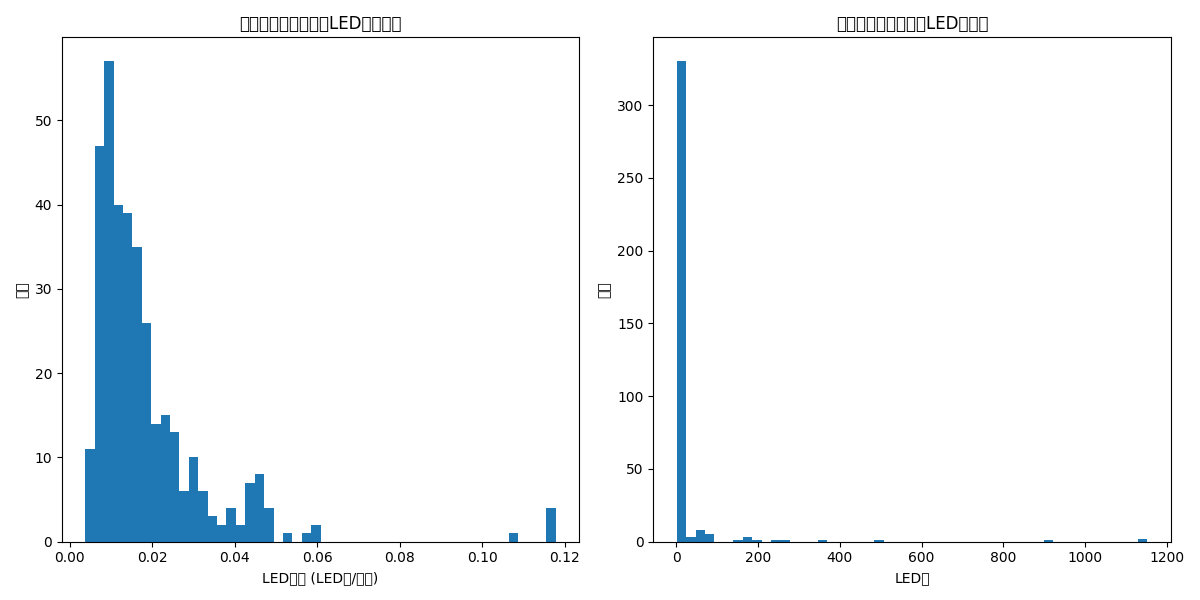
#> input picture server/app/services/led_database/improved_models/excluded_data_analysis.png, 1200 x 600 px
$ python -i background_removal_service.py   (imports and definitions only)   (older library calls are emulated)
#> lines starting #> are read from the running program, lines starting #| are printed output that depends on the picture; after the words box and inside, x2 and y2 are one past the last pixel; in counts of white or black regions, pixels touching at a corner belong together
#> further down, picture is the input picture: shape (600, 1200, 3); mean B, G, R 248.5, 245.7, 241.6
from enum import Enum
import cv2
import numpy as np
import logging
from .rmbg_gradient_bg_helper import process_image as remove_gradient_background
from sklearn.cluster import KMeans

logger = logging.getLogger(__name__)

class BackgroundRemovalService:
    class Algorithm(Enum):
        AUTO_1 = 1
        HINT_1 = 2
        AUTO_BY_COLOR_AT_POS = 3
        AUTO_2 = 4 # Remove gradient background
        HINT_3 = 5 # Keep foreground(selected points)

    def __init__(self):
        pass

    def process(self, image, algo: Algorithm = Algorithm.AUTO_1, points: list = None, tolerance: float = None, clusters: int = 3):
        """This function removes the background from the image based on the points provided.
        The points are used as seed points for flood fill algorithm.

        image: opencv image
        points: list of (x, y) points
        tolerance: the tolerance for the flood fill algorithm. The smaller the value, the more similar the pixels need to be to be filled.
        """
        if algo == self.Algorithm.AUTO_1:
            return self.remove_background(image, clusters)
        if algo == self.Algorithm.HINT_1:
            if points is None or tolerance is None:
                raise ValueError("Missing points or tolerance")
            return self.__remove_similar_pixels_transparent(image, points, int(tolerance * 255))
        if algo == self.Algorithm.AUTO_BY_COLOR_AT_POS:
            if points is None:
                raise ValueError("Missing points")
            return self.__remove_background_by_points(image, points, int(tolerance * 255))
        if algo == self.Algorithm.AUTO_2:
            return self.__remove_gradient_background(image)
        if algo == self.Algorithm.HINT_3:
            if points is None or tolerance is None:
                raise ValueError("Missing points or tolerance")
            return self.__keep_similar_pixels(image, points, int(tolerance * 255))

    # [68 lines left out: function __remove_similar_pixels_transparent, not called in this run]

    def remove_background(self, image, clusters=3):
        # Check the number of channels in the input image
#> called with clusters = 3
        if len(image.shape) == 2:
            # If the image is already grayscale, no need to convert
            gray = image
        elif len(image.shape) == 3:
            # If the image is color, convert it to grayscale
            gray = cv2.cvtColor(image, cv2.COLOR_BGR2GRAY)
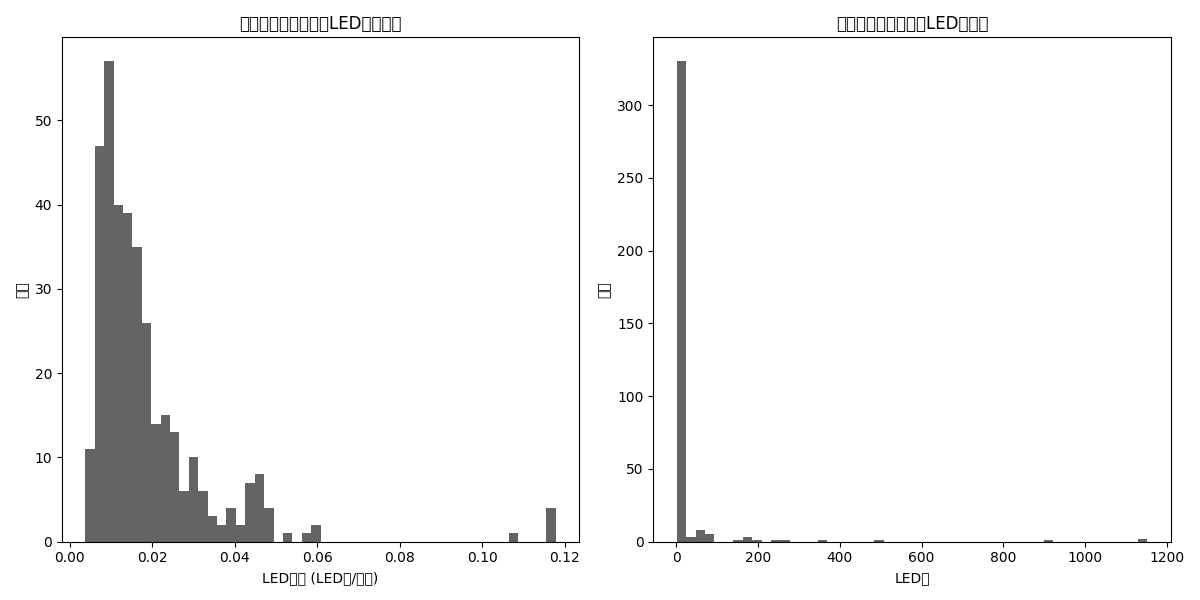
#> gray: shape (600, 1200); min 0, max 255, mean 244.8
        elif len(image.shape) == 4:
            # If the image has an alpha channel, separate it and convert the rest to grayscale
            gray = cv2.cvtColor(image[:, :, :3], cv2.COLOR_BGR2GRAY)
            alpha_channel = image[:, :, 3]
        else:
            raise ValueError("Invalid input image")

        # Apply Gaussian blur to reduce noise
        blurred = gray.copy()

        # Perform color quantization using k-means clustering
        pixels = blurred.reshape((-1, 1))
        pixels = np.float32(pixels)
        criteria = (cv2.TERM_CRITERIA_EPS + cv2.TERM_CRITERIA_MAX_ITER, 100, 0.2)
        _, labels, centers = cv2.kmeans(pixels, clusters, None, criteria, 10, cv2.KMEANS_RANDOM_CENTERS)
#> centers = [4.88, 255.6, 99.84]
        labels = labels.reshape((blurred.shape))
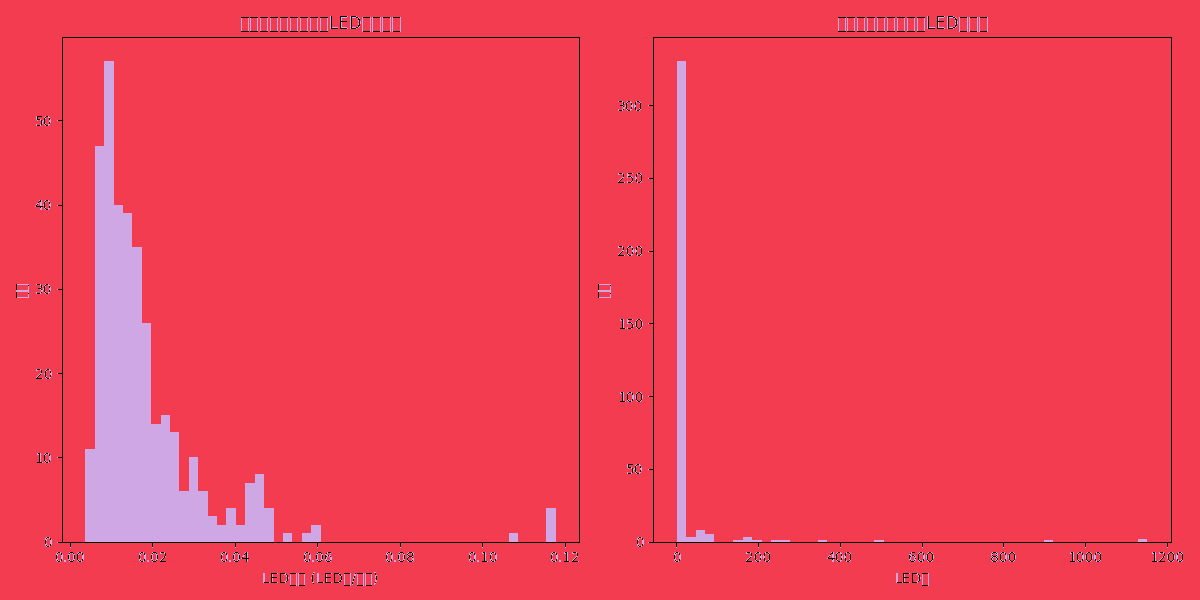
#> labels: shape (600, 1200) int32; 3 distinct labels, from 0 to 2; one colour per label, 0 black

        # Find the background cluster
        background_label = np.argmax(np.bincount(labels.flatten()))
#> background_label = 1

        # Create a mask based on the background cluster
        mask = (labels != background_label).astype(np.uint8) * 255
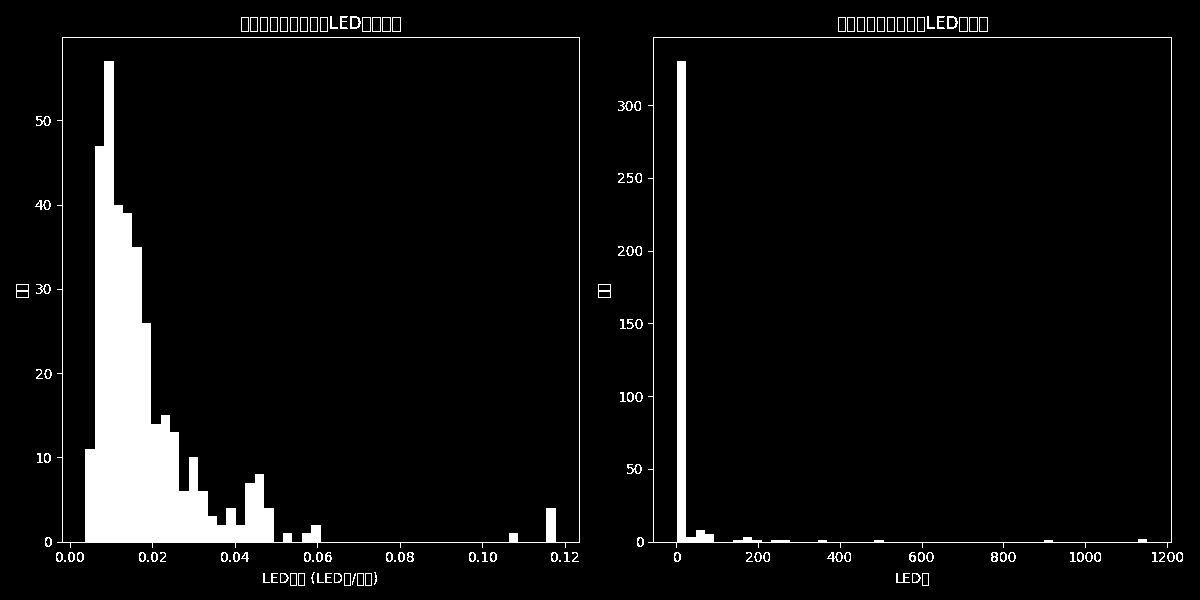
#> mask: shape (600, 1200); 5.8% white; 124 white regions (9 under 20 px), largest, box (x1, y1, x2, y2) and area: (57, 37, 580, 548) 30601, (648, 37, 1172, 548) 6881, (350, 16, 361, 29) 72

        # Apply connected component analysis to remove small noise
        num_labels, labels, stats, centroids = cv2.connectedComponentsWithStats(mask, 4, cv2.CV_32S)
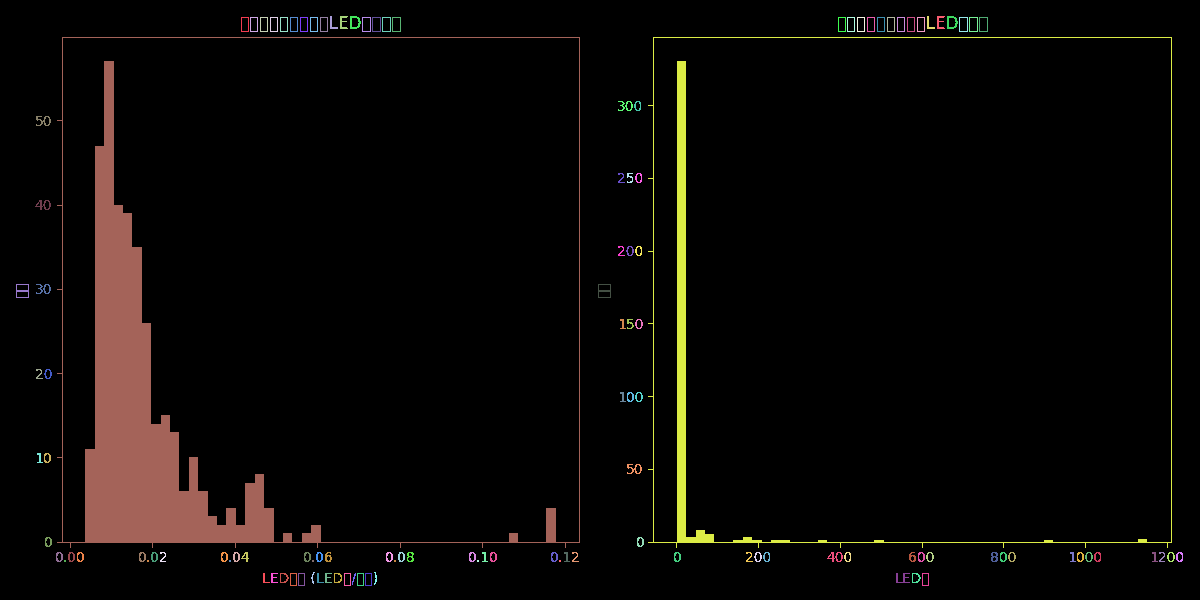
#> labels: shape (600, 1200) int32; 125 distinct labels, from 0 to 124; one colour per label, 0 black
#> num_labels = 125; stats = 125 rows, first 6: [0, 0, 1200, 600, 677892], [241, 17, 8, 15, 42], [250, 17, 8, 15, 42], [260, 17, 8, 15, 42], [270, 17, 8, 15, 42], [280, 17, 8, 15, 42]; centroids = 125 pairs, first value 22 to 1179.1, second value 21.91 to 579
        sizes = stats[1:, -1]
#> sizes = 124 values, max 30601 at index 31, min 4 at index 100, mean 339.6
        min_size = 100  # Adjust this value based on your image size and noise level
        noise_labels = [i for i in range(1, num_labels) if sizes[i - 1] < min_size]
#> noise_labels = 122 values from 1 to 124
        mask[np.isin(labels, noise_labels)] = 0
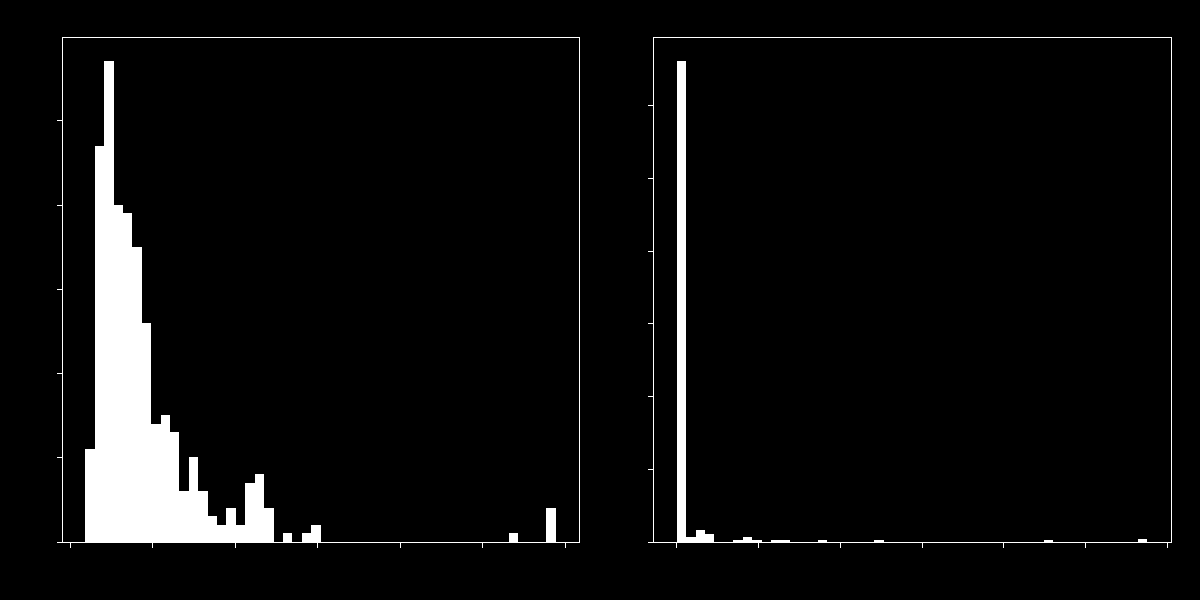
#> mask: shape (600, 1200); 5.2% white; 2 white regions, box (x1, y1, x2, y2) and area: (57, 37, 580, 548) 30601, (648, 37, 1172, 548) 6881

        # Create an alpha channel where the mask is filled (background becomes transparent)
        alpha_channel = np.where(mask == 0, 0, 255).astype(np.uint8)

        # Create a BGRA image if not already present
        if len(image.shape) == 2:
            image_bgra = cv2.cvtColor(image, cv2.COLOR_GRAY2BGRA)
        elif len(image.shape) == 3:
            image_bgra = cv2.cvtColor(image, cv2.COLOR_BGR2BGRA)
        elif len(image.shape) == 4:
            image_bgra = image.copy()

        image_bgra[:, :, 3] = alpha_channel

        return image_bgra

    # [109 lines left out: function __remove_background_by_points, not called in this run]

    def __remove_gradient_background(self, image):
        result, *_ = remove_gradient_background(image)
        return result

    # [126 lines left out: function __keep_similar_pixels, not called in this run]

>>> import cv2
>>> picture = cv2.imread('led_database/improved_models/excluded_data_analysis.png')
>>> result = BackgroundRemovalService().process(picture)
